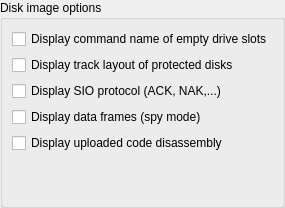
   <widget class="QWidget" name="page_diskoptions">
       <layout class="QGridLayout" name="gridLayout_10">
        <property name="leftMargin">
         <number>0</number>
        </property>
        <property name="topMargin">
         <number>0</number>
        </property>
        <property name="rightMargin">
         <number>0</number>
        </property>
        <property name="bottomMargin">
         <number>0</number>
        </property>
        <property name="spacing">
         <number>0</number>
        </property>
        <item row="0" column="0">
         <widget class="QGroupBox" name="diskGroup">
          <property name="minimumSize">
           <size>
            <width>258</width>
            <height>208</height>
           </size>
          </property>
          <property name="title">
           <string>Disk image options</string>
          </property>
          <layout class="QGridLayout" name="gridLayout_11">
           <item row="4" column="0">
            <widget class="QCheckBox" name="displayTransmission">
             <property name="text">
              <string>Display SIO protocol (ACK, NAK,...)</string>
             </property>
            </widget>
           </item>
           <item row="5" column="0">
            <widget class="QCheckBox" name="spyMode">
             <property name="text">
              <string>Display data frames (spy mode)</string>
             </property>
            </widget>
           </item>
           <item row="6" column="0">
            <widget class="QCheckBox" name="disassembleUploadedCode">
             <property name="text">
              <string>Display uploaded code disassembly</string>
             </property>
            </widget>
           </item>
           <item row="3" column="0">
            <widget class="QCheckBox" name="trackLayout">
             <property name="text">
              <string>Display track layout of protected disks</string>
             </property>
            </widget>
           </item>
           <item row="9" column="0">
            <spacer name="emulationSpacer2_2">
             <property name="orientation">
              <enum>Qt::Vertical</enum>
             </property>
             <property name="sizeHint" stdset="0">
              <size>
               <width>20</width>
               <height>40</height>
              </size>
             </property>
            </spacer>
           </item>
           <item row="2" column="0">
            <widget class="QCheckBox" name="commandName">
             <property name="text">
              <string>Display command name of empty drive slots</string>
             </property>
            </widget>
           </item>
          </layout>
         </widget>
        </item>
       </layout>
      </widget>
